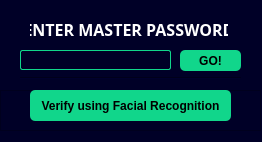
<?xml version="1.0" encoding="UTF-8"?>
<ui version="4.0">
 <class>Form</class>
 <widget class="QWidget" name="Form">
  <property name="geometry">
   <rect>
    <x>0</x>
    <y>0</y>
    <width>262</width>
    <height>142</height>
   </rect>
  </property>
  <property name="sizePolicy">
   <sizepolicy hsizetype="Fixed" vsizetype="Fixed">
    <horstretch>0</horstretch>
    <verstretch>0</verstretch>
   </sizepolicy>
  </property>
  <property name="maximumSize">
   <size>
    <width>262</width>
    <height>142</height>
   </size>
  </property>
  <property name="windowTitle">
   <string>Verification</string>
  </property>
  <property name="styleSheet">
   <string notr="true">background-color: rgb(0, 0, 39);
</string>
  </property>
  <widget class="QLabel" name="label">
   <property name="geometry">
    <rect>
     <x>30</x>
     <y>20</y>
     <width>198</width>
     <height>18</height>
    </rect>
   </property>
   <property name="font">
    <font>
     <family>Agency FB</family>
     <pointsize>12</pointsize>
     <weight>75</weight>
     <bold>true</bold>
    </font>
   </property>
   <property name="styleSheet">
    <string notr="true">color:white;</string>
   </property>
   <property name="text">
    <string>ENTER MASTER PASSWORD</string>
   </property>
   <property name="alignment">
    <set>Qt::AlignCenter</set>
   </property>
  </widget>
  <widget class="QLineEdit" name="lineEdit">
   <property name="geometry">
    <rect>
     <x>20</x>
     <y>50</y>
     <width>151</width>
     <height>20</height>
    </rect>
   </property>
   <property name="styleSheet">
    <string notr="true">background-color: rgb(0, 0, 39);
color:rgb(17, 214, 139);
border: 1px solid rgb(17, 214, 139);
border-radius:2px;</string>
   </property>
   <property name="echoMode">
    <enum>QLineEdit::Password</enum>
   </property>
   <property name="clearButtonEnabled">
    <bool>true</bool>
   </property>
  </widget>
  <widget class="QPushButton" name="Go_btn">
   <property name="geometry">
    <rect>
     <x>180</x>
     <y>50</y>
     <width>61</width>
     <height>21</height>
    </rect>
   </property>
   <property name="font">
    <font>
     <weight>75</weight>
     <bold>true</bold>
    </font>
   </property>
   <property name="styleSheet">
    <string notr="true">QPushButton{
background-color: rgb(17, 214, 139);
color:black;
border-radius:5px;
}
QPushButton:hover{
background-color: rgb(0, 0, 39);
color:rgb(17, 214, 139);
border: 1px solid rgb(17, 214, 139);
}</string>
   </property>
   <property name="text">
    <string>GO!</string>
   </property>
  </widget>
  <widget class="Line" name="line">
   <property name="geometry">
    <rect>
     <x>20</x>
     <y>70</y>
     <width>221</width>
     <height>16</height>
    </rect>
   </property>
   <property name="orientation">
    <enum>Qt::Horizontal</enum>
   </property>
  </widget>
  <widget class="QFrame" name="frame">
   <property name="geometry">
    <rect>
     <x>0</x>
     <y>90</y>
     <width>261</width>
     <height>41</height>
    </rect>
   </property>
   <property name="frameShape">
    <enum>QFrame::StyledPanel</enum>
   </property>
   <property name="frameShadow">
    <enum>QFrame::Raised</enum>
   </property>
   <widget class="QPushButton" name="face_reco_btn">
    <property name="geometry">
     <rect>
      <x>30</x>
      <y>0</y>
      <width>201</width>
      <height>31</height>
     </rect>
    </property>
    <property name="font">
     <font>
      <weight>75</weight>
      <bold>true</bold>
     </font>
    </property>
    <property name="styleSheet">
     <string notr="true">QPushButton{
background-color: rgb(17, 214, 139);
color:black;
border-radius:5px;
}
QPushButton:hover{
background-color: rgb(0, 0, 39);
color:rgb(17, 214, 139);
border: 1px solid rgb(17, 214, 139);
}</string>
    </property>
    <property name="text">
     <string>Verify using Facial Recognition</string>
    </property>
   </widget>
  </widget>
  <zorder>line</zorder>
  <zorder>frame</zorder>
  <zorder>label</zorder>
  <zorder>lineEdit</zorder>
  <zorder>Go_btn</zorder>
 </widget>
 <resources/>
 <connections/>
</ui>
